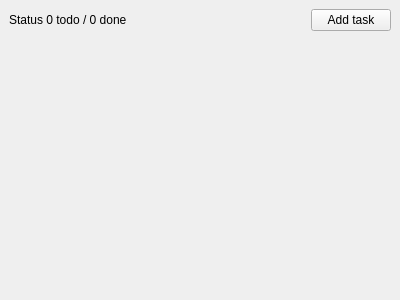
<?xml version="1.0" encoding="UTF-8"?>
<ui version="4.0">
 <class>MainWindow</class>
 <widget class="QMainWindow" name="MainWindow">
  <property name="geometry">
   <rect>
    <x>0</x>
    <y>0</y>
    <width>400</width>
    <height>300</height>
   </rect>
  </property>
  <property name="windowTitle">
   <string>MainWindow</string>
  </property>
  <widget class="QWidget" name="centralwidget">
   <layout class="QVBoxLayout" name="verticalLayout">
    <item>
     <layout class="QHBoxLayout" name="toolBarLayout">
      <item>
       <widget class="QLabel" name="statusLabel">
        <property name="text">
         <string>Status 0 todo / 0 done</string>
        </property>
       </widget>
      </item>
      <item>
       <spacer name="horizontalSpacer">
        <property name="orientation">
         <enum>Qt::Horizontal</enum>
        </property>
        <property name="sizeHint" stdset="0">
         <size>
          <width>40</width>
          <height>20</height>
         </size>
        </property>
       </spacer>
      </item>
      <item>
       <widget class="QPushButton" name="addTaskButton">
        <property name="text">
         <string>Add task</string>
        </property>
       </widget>
      </item>
     </layout>
    </item>
    <item>
     <layout class="QVBoxLayout" name="tasksLayout">
      <item>
       <spacer name="verticalSpacer">
        <property name="orientation">
         <enum>Qt::Vertical</enum>
        </property>
        <property name="sizeHint" stdset="0">
         <size>
          <width>20</width>
          <height>40</height>
         </size>
        </property>
       </spacer>
      </item>
     </layout>
    </item>
   </layout>
  </widget>
 </widget>
 <resources/>
 <connections/>
</ui>
